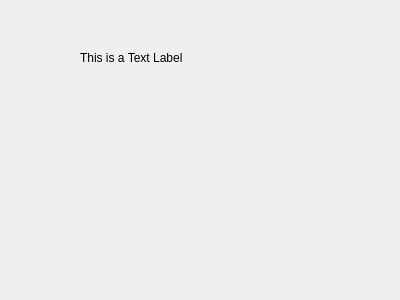
<ui version="4.0" >
 <author></author>
 <comment></comment>
 <exportmacro></exportmacro>
 <class>Form</class>
 <widget class="QWidget" name="Form" >
  <property name="geometry" >
   <rect>
    <x>0</x>
    <y>0</y>
    <width>400</width>
    <height>300</height>
   </rect>
  </property>
  <property name="windowTitle" >
   <string>Form</string>
  </property>
  <widget class="QLabel" name="label" >
   <property name="geometry" >
    <rect>
     <x>80</x>
     <y>50</y>
     <width>231</width>
     <height>16</height>
    </rect>
   </property>
   <property name="text" >
    <string>This is a Text Label</string>
   </property>
  </widget>
 </widget>
 <pixmapfunction></pixmapfunction>
 <resources/>
 <connections/>
</ui>
